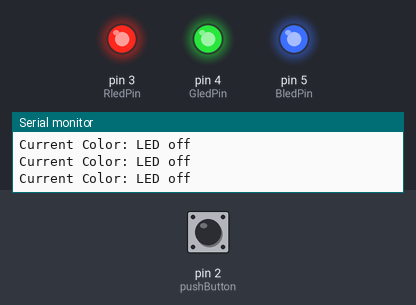
A sketch run on a simulated Arduino Uno, built with avr-gcc and run on an emulated ATmega328P. On the bench: output pins drawn as LEDs (lit = HIGH), the last lines printed to the serial monitor. The test bench sets the inputs (shaded band); at power-on: pin 2 (pushButton) LOW.

Above: at 1.2 s.
1.3 s: pin 2 (pushButton) pulled HIGH for 0.15 s
At 2.3 s:
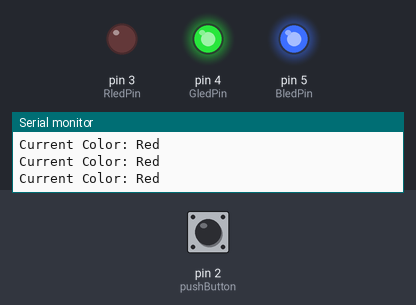
2.9 s: pin 2 (pushButton) pulled HIGH for 1 s
At 3.6 s:
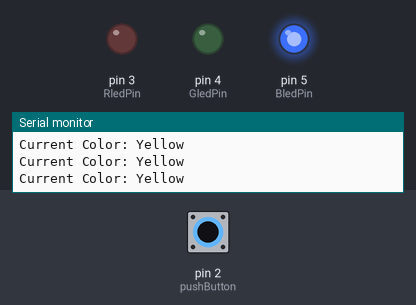
5.4 s: pin 2 (pushButton) pulled HIGH for 0.15 s
At 5.7 s:
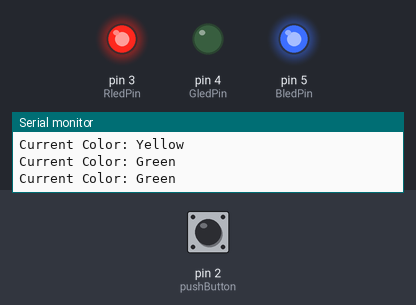
7.0 s: pin 2 (pushButton) pulled HIGH for 3.2 s
At 8.2 s:
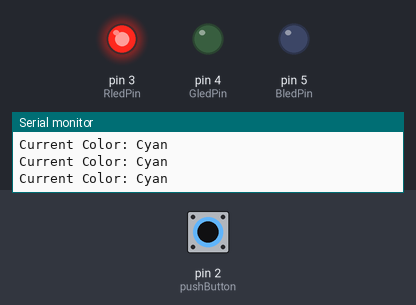
11.7 s: pin 2 (pushButton) pulled HIGH for 0.15 s
At 12.2 s:
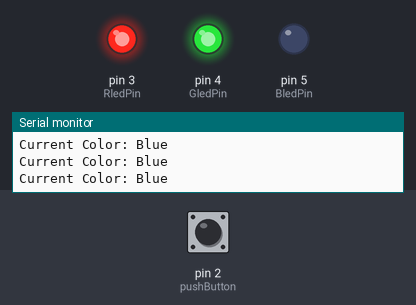
13.3 s: pin 2 (pushButton) pulled HIGH for 1 s
At 14.7 s:
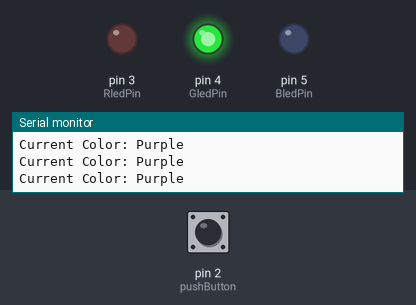
Timing chart, 0 to 16.3 s (numbered marks = the images above; inputs shaded):
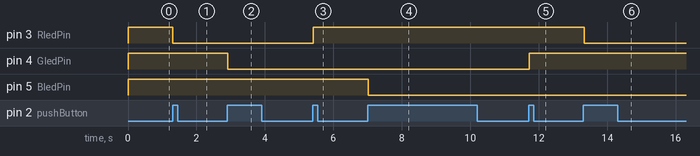

The sketch:

shadow_lamp.ino
```cpp
const int pushButton = 2;
const int RledPin = 3;
const int GledPin = 4;
const int BledPin = 5;

int buttonState = 0;
int ledcolor = 0;
bool ButtonPressed = false;
String currentcolor="led";
// the setup routine runs once when you press reset:
void setup() {
  // initialize serial communication at 9600 bits per second:
  //Serial.begin(9600);
  // make the pushbutton's pin an input:
  pinMode(RledPin, OUTPUT);
  pinMode(GledPin, OUTPUT);
  pinMode(BledPin, OUTPUT);
  pinMode(pushButton, INPUT);
  Serial.begin(9600);
}

// the loop routine runs over and over again forever:
void loop() {
  // read the input pin:
  buttonState = digitalRead(pushButton);
  // print out the state of the button:
  Serial.print("Current Color: ");
  Serial.println(currentcolor);
  //delay(1);  // delay in between reads for stability
  if (buttonState == HIGH && !ButtonPressed){
    ledcolor = ledcolor + 1;
    ButtonPressed = true;
  }
  if (buttonState == LOW && ButtonPressed) {
    ButtonPressed = false;
  }
  if (ledcolor == 0){
    currentcolor = "LED off";
    digitalWrite(RledPin, HIGH);
    digitalWrite(GledPin, HIGH);
    digitalWrite(BledPin, HIGH);
  }
  else if (ledcolor == 1) {
    currentcolor = "Red";
    digitalWrite(RledPin, LOW);
    digitalWrite(GledPin, HIGH);
    digitalWrite(BledPin, HIGH);
  }
  else if (ledcolor == 2) {
    currentcolor = "Yellow";
    digitalWrite(RledPin, LOW);
    digitalWrite(GledPin, LOW);
    digitalWrite(BledPin, HIGH);
  }
  else if (ledcolor == 3) {
    currentcolor = "Green";
    digitalWrite(RledPin, HIGH);
    digitalWrite(GledPin, LOW);
    digitalWrite(BledPin, HIGH);
  }
  else if (ledcolor == 4) {
    currentcolor = "Cyan";
    digitalWrite(RledPin, HIGH);
    digitalWrite(GledPin, LOW);
    digitalWrite(BledPin, LOW);
  }
  else if (ledcolor == 5) {
    currentcolor = "Blue";
    digitalWrite(RledPin, HIGH);
    digitalWrite(GledPin, HIGH);
    digitalWrite(BledPin, LOW);
  }
  else if (ledcolor == 6) {
    currentcolor = "Purple";
    digitalWrite(RledPin, LOW);
    digitalWrite(GledPin, HIGH);
    digitalWrite(BledPin, LOW);
  }
  else if (ledcolor == 7) {
    currentcolor = "White";
    digitalWrite(RledPin, LOW);
    digitalWrite(GledPin, LOW);
    digitalWrite(BledPin, LOW);
  }
  else if (ledcolor == 8) {
    ledcolor = 0;
  }
  delay(100);
}
```

Measured:
- after the input at 1.3 s, pin 3 (RledPin): HIGH → LOW at once
- after the input at 2.9 s, pin 4 (GledPin): HIGH → LOW at once
- after the input at 5.4 s, pin 3 (RledPin): LOW → HIGH at once
- after the input at 7.0 s, pin 5 (BledPin): HIGH → LOW at once
- after the input at 11.7 s, pin 4 (GledPin): LOW → HIGH at once
- after the input at 13.3 s, pin 3 (RledPin): HIGH → LOW at once
